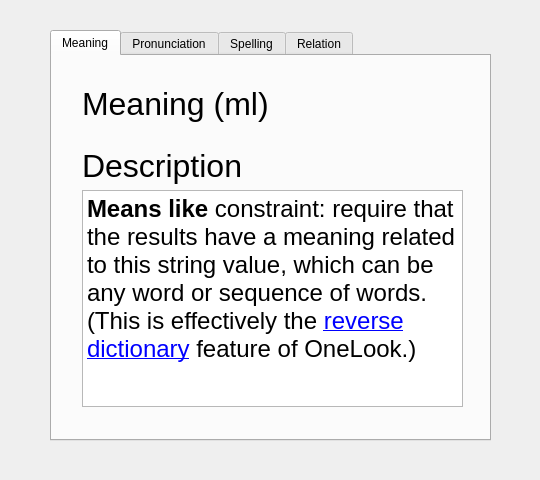
<?xml version="1.0" encoding="UTF-8"?>
<ui version="4.0">
 <class>Dialog</class>
 <widget class="QDialog" name="Dialog">
  <property name="geometry">
   <rect>
    <x>0</x>
    <y>0</y>
    <width>540</width>
    <height>480</height>
   </rect>
  </property>
  <property name="windowTitle">
   <string>Information</string>
  </property>
  <widget class="QTabWidget" name="content">
   <property name="geometry">
    <rect>
     <x>50</x>
     <y>30</y>
     <width>441</width>
     <height>411</height>
    </rect>
   </property>
   <property name="currentIndex">
    <number>0</number>
   </property>
   <widget class="QWidget" name="meaning">
    <attribute name="title">
     <string>Meaning</string>
    </attribute>
    <widget class="QWidget" name="verticalLayoutWidget">
     <property name="geometry">
      <rect>
       <x>30</x>
       <y>30</y>
       <width>381</width>
       <height>321</height>
      </rect>
     </property>
     <layout class="QVBoxLayout" name="horizontal_spacer">
      <item>
       <widget class="QLabel" name="meaning_title_label">
        <property name="font">
         <font>
          <pointsize>24</pointsize>
         </font>
        </property>
        <property name="text">
         <string>Meaning (ml)</string>
        </property>
       </widget>
      </item>
      <item>
       <spacer name="spacer">
        <property name="orientation">
         <enum>Qt::Horizontal</enum>
        </property>
        <property name="sizeHint" stdset="0">
         <size>
          <width>40</width>
          <height>20</height>
         </size>
        </property>
       </spacer>
      </item>
      <item>
       <widget class="QLabel" name="meaning_description_label">
        <property name="font">
         <font>
          <pointsize>24</pointsize>
         </font>
        </property>
        <property name="text">
         <string>Description</string>
        </property>
       </widget>
      </item>
      <item>
       <widget class="QTextBrowser" name="meaning_textBrowser">
        <property name="html">
         <string>&lt;!DOCTYPE HTML PUBLIC &quot;-//W3C//DTD HTML 4.0//EN&quot; &quot;http://www.w3.org/TR/REC-html40/strict.dtd&quot;&gt;
&lt;html&gt;&lt;head&gt;&lt;meta name=&quot;qrichtext&quot; content=&quot;1&quot; /&gt;&lt;style type=&quot;text/css&quot;&gt;
p, li { white-space: pre-wrap; }
&lt;/style&gt;&lt;/head&gt;&lt;body style=&quot; font-family:'.SF NS Text'; font-size:13pt; font-weight:400; font-style:normal;&quot;&gt;
&lt;p style=&quot; margin-top:0px; margin-bottom:0px; margin-left:0px; margin-right:0px; -qt-block-indent:0; text-indent:0px;&quot;&gt;&lt;span style=&quot; font-family:'Open Sans'; font-size:18pt; font-weight:600; color:#000000;&quot;&gt;Means like&lt;/span&gt;&lt;span style=&quot; font-family:'Open Sans'; font-size:18pt; color:#000000;&quot;&gt; constraint: require that the results have a meaning related to this string value, which can be any word or sequence of words. (This is effectively the &lt;/span&gt;&lt;a href=&quot;https://onelook.com/reverse-dictionary.shtml&quot;&gt;&lt;span style=&quot; font-family:'Open Sans'; font-size:18pt; text-decoration: underline; color:#0000ff;&quot;&gt;reverse dictionary&lt;/span&gt;&lt;/a&gt;&lt;span style=&quot; font-family:'Open Sans'; font-size:18pt; color:#000000;&quot;&gt; feature of OneLook.)&lt;/span&gt;&lt;/p&gt;
&lt;p style=&quot;-qt-paragraph-type:empty; margin-top:0px; margin-bottom:0px; margin-left:0px; margin-right:0px; -qt-block-indent:0; text-indent:0px; font-family:'Open Sans'; font-size:18pt; color:#000000;&quot;&gt;&lt;br /&gt;&lt;/p&gt;&lt;/body&gt;&lt;/html&gt;</string>
        </property>
       </widget>
      </item>
     </layout>
    </widget>
   </widget>
   <widget class="QWidget" name="pronunciation">
    <attribute name="title">
     <string>Pronunciation</string>
    </attribute>
    <widget class="QWidget" name="verticalLayoutWidget_2">
     <property name="geometry">
      <rect>
       <x>30</x>
       <y>30</y>
       <width>381</width>
       <height>321</height>
      </rect>
     </property>
     <layout class="QVBoxLayout" name="pronunciation_layout">
      <item>
       <widget class="QLabel" name="pronunciation_title_label">
        <property name="font">
         <font>
          <pointsize>24</pointsize>
         </font>
        </property>
        <property name="text">
         <string>Pronunciation (sl)</string>
        </property>
       </widget>
      </item>
      <item>
       <spacer name="horizontal_spacer_2">
        <property name="orientation">
         <enum>Qt::Horizontal</enum>
        </property>
        <property name="sizeHint" stdset="0">
         <size>
          <width>40</width>
          <height>20</height>
         </size>
        </property>
       </spacer>
      </item>
      <item>
       <widget class="QLabel" name="pronunciation_description_label">
        <property name="font">
         <font>
          <pointsize>24</pointsize>
         </font>
        </property>
        <property name="text">
         <string>Description</string>
        </property>
       </widget>
      </item>
      <item>
       <widget class="QTextBrowser" name="pronunciation_textBrowser">
        <property name="html">
         <string>&lt;!DOCTYPE HTML PUBLIC &quot;-//W3C//DTD HTML 4.0//EN&quot; &quot;http://www.w3.org/TR/REC-html40/strict.dtd&quot;&gt;
&lt;html&gt;&lt;head&gt;&lt;meta name=&quot;qrichtext&quot; content=&quot;1&quot; /&gt;&lt;style type=&quot;text/css&quot;&gt;
p, li { white-space: pre-wrap; }
&lt;/style&gt;&lt;/head&gt;&lt;body style=&quot; font-family:'.SF NS Text'; font-size:13pt; font-weight:400; font-style:normal;&quot;&gt;
&lt;table border=&quot;0&quot; style=&quot; margin-top:0px; margin-bottom:0px; margin-left:0px; margin-right:0px;&quot; cellspacing=&quot;2&quot; cellpadding=&quot;0&quot;&gt;
&lt;tr&gt;
&lt;td&gt;
&lt;p style=&quot; margin-top:0px; margin-bottom:0px; margin-left:0px; margin-right:0px; -qt-block-indent:0; text-indent:0px;&quot;&gt;&lt;span style=&quot; font-family:'Open Sans'; font-size:18pt; font-weight:600;&quot;&gt;Sounds like&lt;/span&gt;&lt;span style=&quot; font-family:'Open Sans'; font-size:18pt;&quot;&gt; constraint: require that the results are pronounced similarly to this string of characters. (If the string of characters doesn't have a known pronunciation, the system will make its best guess using a text-to-phonemes algorithm.)&lt;/span&gt;&lt;/p&gt;&lt;/td&gt;&lt;/tr&gt;&lt;/table&gt;
&lt;p style=&quot;-qt-paragraph-type:empty; margin-top:0px; margin-bottom:0px; margin-left:0px; margin-right:0px; -qt-block-indent:0; text-indent:0px; font-size:18pt;&quot;&gt;&lt;br /&gt;&lt;/p&gt;&lt;/body&gt;&lt;/html&gt;</string>
        </property>
       </widget>
      </item>
     </layout>
    </widget>
   </widget>
   <widget class="QWidget" name="spelling">
    <attribute name="title">
     <string>Spelling</string>
    </attribute>
    <widget class="QWidget" name="verticalLayoutWidget_3">
     <property name="geometry">
      <rect>
       <x>30</x>
       <y>30</y>
       <width>381</width>
       <height>321</height>
      </rect>
     </property>
     <layout class="QVBoxLayout" name="spelling_layout">
      <item>
       <widget class="QLabel" name="spelling_title_label">
        <property name="font">
         <font>
          <pointsize>24</pointsize>
         </font>
        </property>
        <property name="text">
         <string>Spelling (sp)</string>
        </property>
       </widget>
      </item>
      <item>
       <spacer name="horizontal_spacer_3">
        <property name="orientation">
         <enum>Qt::Horizontal</enum>
        </property>
        <property name="sizeHint" stdset="0">
         <size>
          <width>40</width>
          <height>20</height>
         </size>
        </property>
       </spacer>
      </item>
      <item>
       <widget class="QLabel" name="spelling_description_label">
        <property name="font">
         <font>
          <pointsize>24</pointsize>
         </font>
        </property>
        <property name="text">
         <string>Description</string>
        </property>
       </widget>
      </item>
      <item>
       <widget class="QTextBrowser" name="spelling_textBrowser">
        <property name="html">
         <string>&lt;!DOCTYPE HTML PUBLIC &quot;-//W3C//DTD HTML 4.0//EN&quot; &quot;http://www.w3.org/TR/REC-html40/strict.dtd&quot;&gt;
&lt;html&gt;&lt;head&gt;&lt;meta name=&quot;qrichtext&quot; content=&quot;1&quot; /&gt;&lt;style type=&quot;text/css&quot;&gt;
p, li { white-space: pre-wrap; }
&lt;/style&gt;&lt;/head&gt;&lt;body style=&quot; font-family:'.SF NS Text'; font-size:13pt; font-weight:400; font-style:normal;&quot;&gt;
&lt;table border=&quot;0&quot; style=&quot; margin-top:0px; margin-bottom:0px; margin-left:0px; margin-right:0px;&quot; cellspacing=&quot;2&quot; cellpadding=&quot;0&quot;&gt;
&lt;tr&gt;
&lt;td&gt;
&lt;p style=&quot; margin-top:0px; margin-bottom:0px; margin-left:0px; margin-right:0px; -qt-block-indent:0; text-indent:0px;&quot;&gt;&lt;span style=&quot; font-family:'Open Sans'; font-size:18pt; font-weight:600;&quot;&gt;Spelled like&lt;/span&gt;&lt;span style=&quot; font-family:'Open Sans'; font-size:18pt;&quot;&gt; constraint: require that the results are spelled similarly to this string of characters, or that they match this &lt;/span&gt;&lt;a href=&quot;https://www.onelook.com/?c=faq#patterns&quot;&gt;&lt;span style=&quot; font-family:'Open Sans'; font-size:18pt; text-decoration: underline; color:#0000ff;&quot;&gt;wildcard pattern&lt;/span&gt;&lt;/a&gt;&lt;span style=&quot; font-family:'Open Sans'; font-size:18pt;&quot;&gt;. A pattern can include any combination of alphanumeric characters, spaces, and two reserved characters that represent placeholders — &lt;/span&gt;&lt;span style=&quot; font-family:'Monaco'; font-size:18pt;&quot;&gt;*&lt;/span&gt;&lt;span style=&quot; font-family:'Open Sans'; font-size:18pt;&quot;&gt; (matches any number of characters) and &lt;/span&gt;&lt;span style=&quot; font-family:'Monaco'; font-size:18pt;&quot;&gt;?&lt;/span&gt;&lt;span style=&quot; font-family:'Open Sans'; font-size:18pt;&quot;&gt; (matches exactly one character).&lt;/span&gt;&lt;/p&gt;&lt;/td&gt;&lt;/tr&gt;&lt;/table&gt;&lt;/body&gt;&lt;/html&gt;</string>
        </property>
       </widget>
      </item>
     </layout>
    </widget>
   </widget>
   <widget class="QWidget" name="relation">
    <attribute name="title">
     <string>Relation</string>
    </attribute>
    <widget class="QWidget" name="verticalLayoutWidget_4">
     <property name="geometry">
      <rect>
       <x>30</x>
       <y>30</y>
       <width>401</width>
       <height>321</height>
      </rect>
     </property>
     <layout class="QVBoxLayout" name="relation_layout">
      <item>
       <layout class="QHBoxLayout" name="horizontalLayout_2">
        <item>
         <widget class="QRadioButton" name="description_radio">
          <property name="text">
           <string>Description</string>
          </property>
          <property name="checked">
           <bool>true</bool>
          </property>
         </widget>
        </item>
        <item>
         <widget class="QRadioButton" name="parameter_radio">
          <property name="text">
           <string>Parameters</string>
          </property>
         </widget>
        </item>
        <item>
         <widget class="QComboBox" name="rel_type">
          <property name="enabled">
           <bool>true</bool>
          </property>
          <item>
           <property name="text">
            <string>Adjective → Noun</string>
           </property>
          </item>
          <item>
           <property name="text">
            <string>Noun → Adjective</string>
           </property>
          </item>
          <item>
           <property name="text">
            <string>Synonyms</string>
           </property>
          </item>
          <item>
           <property name="text">
            <string>Triggers</string>
           </property>
          </item>
          <item>
           <property name="text">
            <string>Antonyms</string>
           </property>
          </item>
          <item>
           <property name="text">
            <string>Hypernyms</string>
           </property>
          </item>
          <item>
           <property name="text">
            <string>Hyponyms</string>
           </property>
          </item>
          <item>
           <property name="text">
            <string>Holonyms</string>
           </property>
          </item>
          <item>
           <property name="text">
            <string>Meronyms</string>
           </property>
          </item>
          <item>
           <property name="text">
            <string>Frequent Followers</string>
           </property>
          </item>
          <item>
           <property name="text">
            <string>Frequent Predecessors</string>
           </property>
          </item>
          <item>
           <property name="text">
            <string>Perfect Rhymes</string>
           </property>
          </item>
          <item>
           <property name="text">
            <string>Approximate Rhymes</string>
           </property>
          </item>
          <item>
           <property name="text">
            <string>Homophones</string>
           </property>
          </item>
          <item>
           <property name="text">
            <string>Consonant Match</string>
           </property>
          </item>
         </widget>
        </item>
       </layout>
      </item>
      <item>
       <widget class="QTextBrowser" name="relation_textBrowser">
        <property name="html">
         <string>&lt;!DOCTYPE HTML PUBLIC &quot;-//W3C//DTD HTML 4.0//EN&quot; &quot;http://www.w3.org/TR/REC-html40/strict.dtd&quot;&gt;
&lt;html&gt;&lt;head&gt;&lt;meta name=&quot;qrichtext&quot; content=&quot;1&quot; /&gt;&lt;style type=&quot;text/css&quot;&gt;
p, li { white-space: pre-wrap; }
&lt;/style&gt;&lt;/head&gt;&lt;body style=&quot; font-family:'.SF NS Text'; font-size:13pt; font-weight:400; font-style:normal;&quot;&gt;
&lt;table border=&quot;0&quot; style=&quot; margin-top:0px; margin-bottom:0px; margin-left:0px; margin-right:0px;&quot; cellspacing=&quot;2&quot; cellpadding=&quot;0&quot;&gt;
&lt;tr&gt;
&lt;td&gt;
&lt;p style=&quot; margin-top:0px; margin-bottom:0px; margin-left:0px; margin-right:0px; -qt-block-indent:0; text-indent:0px;&quot;&gt;&lt;span style=&quot; font-family:'Open Sans'; font-size:18pt; font-weight:600;&quot;&gt;Related word&lt;/span&gt;&lt;span style=&quot; font-family:'Open Sans'; font-size:18pt;&quot;&gt; constraints: require that the results, when paired with the word in this parameter, are in a predefined lexical relation indicated by [code]. Any number of these parameters may be specified any number of times. An assortment of semantic, phonetic, and corpus-statistics-based relations are available. At this time, these relations are available for English-language vocabularies only. &lt;/span&gt;&lt;/p&gt;&lt;/td&gt;&lt;/tr&gt;&lt;/table&gt;&lt;/body&gt;&lt;/html&gt;</string>
        </property>
       </widget>
      </item>
     </layout>
    </widget>
    <widget class="QCheckBox" name="checkBox">
     <property name="geometry">
      <rect>
       <x>-60</x>
       <y>130</y>
       <width>71</width>
       <height>18</height>
      </rect>
     </property>
     <property name="text">
      <string/>
     </property>
    </widget>
   </widget>
  </widget>
 </widget>
 <resources/>
 <connections/>
</ui>
